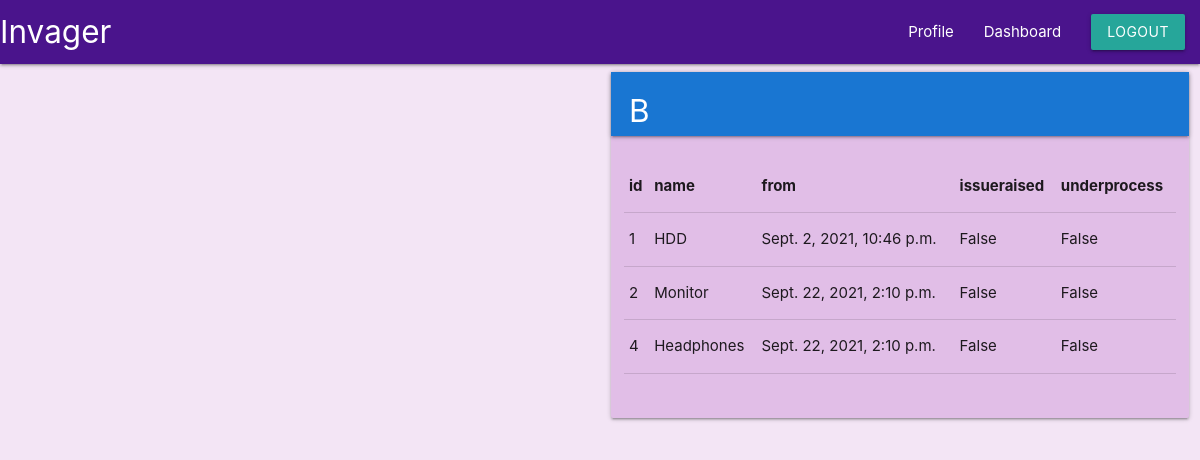
/auth/try/ (signed in), run on the app's committed database.
### main/models.py (models this page shows, shortened)
class Assets(models.Model):
    id = models.CharField(max_length = 10, unique=True, primary_key=True)
    name = models.CharField(max_length = 100)
    totalstock = models.IntegerField(null=True, blank=True)
    onhand = models.IntegerField(null=True, blank=True)
    minimumrequired = models.IntegerField(null=True, blank = True)
    faulty = models.IntegerField(null=True, blank=True)
    def __str__(self):
        return self.name

class Possesion(models.Model):
    employee = models.ForeignKey('Employee', on_delete=models.RESTRICT)
    product = models.ForeignKey('Assets', on_delete=models.RESTRICT)
    class Meta:
        unique_together = (("employee", "product"),)
    fromdate = models.DateTimeField(blank=True)
    issueraised = models.BooleanField(default=False)
    underprocess = models.BooleanField(default=False)

### main/views.py (the view)
# urls.py: path("try/", views.user_dashboard, name = 'try')
@login_required
def user_dashboard(requests):
    user = requests.user
    emp_details = models.Employee.objects.get(id = user.id)
    assets = emp_details.assets.all()
    assets_info = []
    for asset in assets:
        temp = {}
        temp['id'] = asset.id
        temp['name'] = asset
        obj = models.Possesion.objects.get(employee = user.id, product = asset.id)
        temp['fromdate'] = obj.fromdate
        temp['issueraised'] = obj.issueraised
        temp['underprocess'] = obj.underprocess
        assets_info.append(temp)
    context = {
        'name': emp_details.name,
        'assets': assets_info
    }
    return render(requests, 'main/employee.html', context)

### templates/main/employee.html
{% extends 'base.html' %}
{% load crispy_forms_tags %}
{% block content %}
    {% include 'main/components/navbar.html' %}
        <div class="row">
            <div class="col s12 m6 right">
                <div class="card hoverable offset-s3 purple lighten-4">
                    <nav class="blue darken-2">
                        <div class="nav-wrapper">
                            <h4 class="brand-logo"> &nbsp; {{name}} </a>
                        </div>
                    </nav>
                    <div class="card-content">
                        <div class="row">
                            <table class="highlight">
                                <thead>
                                <tr>
                                    <th>id</th>
                                    <th>name</th>
                                    <th>from</th>
                                    <th>issueraised</th>
                                    <th>underprocess</th>
                                </tr>
                                </thead>
                                <tbody>
                                {% for asset in assets %}
                                    <tr>
                                        <td>{{ asset.id }}</td>
                                        <td>{{ asset.name }}</td>
                                        <td>{{ asset.fromdate }}</td>
                                        <td>{{ asset.issueraised }}</td>
                                        <td>{{ asset.underprocess }}</td>
                                    </tr>
                                {% endfor %}
                                </tbody>
                            </table>
                        </div>
                    </div>
                </div>
            </div>
        </div>
{% endblock %}

### data on the page
Assets: id "1", name "HDD", fromdate "Sept. 2, 2021, 10:46 p.m.", issueraised "False", underprocess "False"
Assets: id "2", name "Monitor", fromdate "Sept. 22, 2021, 2:10 p.m.", issueraised "False", underprocess "False"
Assets: id "4", name "Headphones", fromdate "Sept. 22, 2021, 2:10 p.m.", issueraised "False", underprocess "False"

### other printed values
{{ name }} "B"
